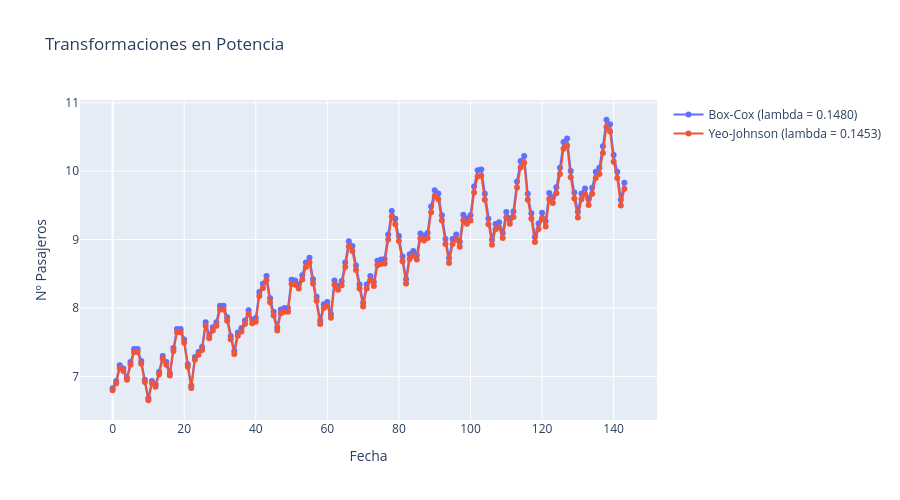

The cell this chart's notebook holds for it:
### Code cell
fig = make_subplots(rows=1, cols=1,
                    shared_xaxes=True,
                    # shared_yaxes=True,
                    vertical_spacing=0.08,
                    )

fig.add_trace(go.Scatter(y=df['BoxCox-NumeroPasajeros'], name=f"Box-Cox (lambda = {boxcox_lambda:.4f})", mode="markers+lines"),
              row=1, col=1)

fig.add_trace(go.Scatter(y=df['YeoJohnson-NumeroPasajeros'], name=f"Yeo-Johnson (lambda = {yeojohnson_lambda:.4f})", mode="markers+lines"),
              row=1, col=1)

fig.update_layout(height=500, width=900,
                  title_text="Transformaciones en Potencia"
                  )

# fig['layout']['xaxis1']['title']='Retardo (Intervalos)'
fig['layout']['xaxis1']['title']='Fecha'
fig['layout']['yaxis1']['title']='Nº Pasajeros'
# fig['layout']['yaxis2']['title']='Nº Pasajeros'
fig.show()

### Figure 1 — Plotly figure (JSON) as saved in the notebook; plotly's stock layout.template omitted (floating-point values rounded to 4 significant figures; data arrays with more than 128 entries replaced by an {"elided": "..."} marker saying what was removed)
{"data": [{"mode": "markers+lines", "name": "Box-Cox (lambda = 0.1480)", "type": "scatter", "xaxis": "x", "y": {"elided": "144 float values"}, "yaxis": "y"}, {"mode": "markers+lines", "name": "Yeo-Johnson (lambda = 0.1453)", "type": "scatter", "xaxis": "x", "y": {"elided": "144 float values"}, "yaxis": "y"}], "layout": {"height": 500, "title": {"text": "Transformaciones en Potencia"}, "width": 900, "xaxis": {"anchor": "y", "domain": [0, 1], "title": {"text": "Fecha"}}, "yaxis": {"anchor": "x", "domain": [0, 1], "title": {"text": "Nº Pasajeros"}}}}
